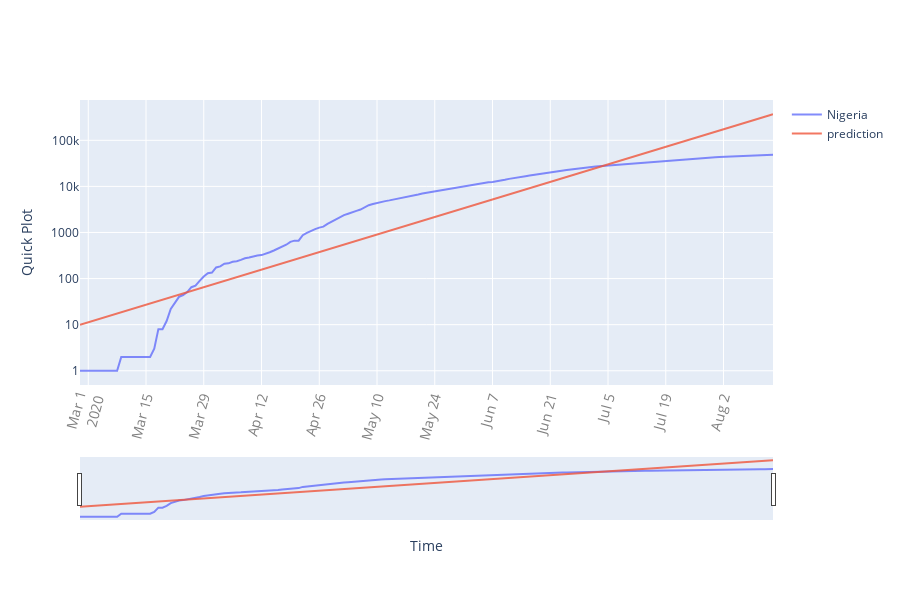

The notebook cell this image was saved under:
### Code cell
# X data
nig_row= np.arange(y.shape[0])
X= nig_row.reshape(-1, 1)

# Linear Regression
reg.fit(X,y)

# Get estimated values
y_hat= reg.predict(X)

# Convert back to linear domain
y_hat= np.exp(y_hat)

# Replace predicted values in LR_inspect
LR_inspect["prediction"]= y_hat

# Make quick plot
quick_plot(LR_inspect["date"], LR_inspect.iloc[:,1:], type='log', xslider=True)

### Figure 1 — Plotly figure (JSON) as saved in the notebook; plotly's stock layout.template omitted (floating-point values rounded to 4 significant figures; data arrays with more than 128 entries replaced by an {"elided": "..."} marker saying what was removed)
{"data": [{"line": {"width": 2}, "marker": {"size": 5}, "mode": "lines", "name": "Nigeria", "opacity": 0.8, "type": "scatter", "x": {"elided": "169 str values"}, "y": {"elided": "169 int values"}}, {"line": {"width": 2}, "marker": {"size": 5}, "mode": "lines", "name": "prediction", "opacity": 0.8, "type": "scatter", "x": {"elided": "169 str values"}, "y": {"elided": "169 float values"}}], "layout": {"height": 600, "width": 900, "xaxis": {"nticks": 20, "rangeslider": {"visible": true}, "tickangle": -75, "tickfont": {"color": "#7f7f7f", "size": 14}, "title": {"text": "Time"}}, "yaxis": {"title": {"text": "Quick Plot"}, "type": "log"}}}
